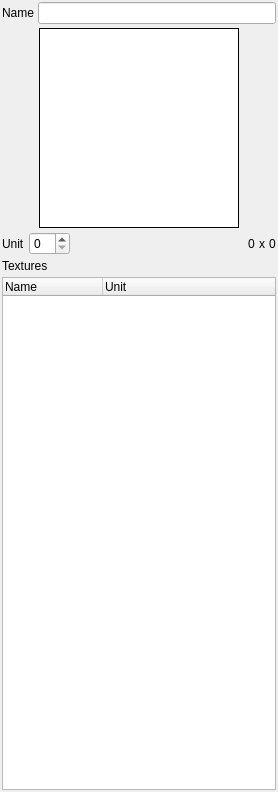
<?xml version="1.0" encoding="UTF-8"?>
<ui version="4.0">
 <class>StateSetPanel</class>
 <widget class="QWidget" name="StateSetPanel">
  <property name="geometry">
   <rect>
    <x>0</x>
    <y>0</y>
    <width>278</width>
    <height>792</height>
   </rect>
  </property>
  <property name="windowTitle">
   <string>Form</string>
  </property>
  <layout class="QVBoxLayout" name="verticalLayout">
   <property name="spacing">
    <number>4</number>
   </property>
   <property name="margin">
    <number>2</number>
   </property>
   <item>
    <layout class="QHBoxLayout" name="horizontalLayout">
     <property name="spacing">
      <number>4</number>
     </property>
     <property name="topMargin">
      <number>0</number>
     </property>
     <item>
      <widget class="QLabel" name="label">
       <property name="text">
        <string>Name</string>
       </property>
      </widget>
     </item>
     <item>
      <widget class="QLineEdit" name="mName"/>
     </item>
    </layout>
   </item>
   <item>
    <layout class="QHBoxLayout" name="horizontalLayout_2">
     <property name="spacing">
      <number>4</number>
     </property>
     <property name="topMargin">
      <number>0</number>
     </property>
     <item>
      <spacer name="horizontalSpacer_2">
       <property name="orientation">
        <enum>Qt::Horizontal</enum>
       </property>
       <property name="sizeHint" stdset="0">
        <size>
         <width>40</width>
         <height>20</height>
        </size>
       </property>
      </spacer>
     </item>
     <item>
      <widget class="QLabel" name="mPreview">
       <property name="sizePolicy">
        <sizepolicy hsizetype="Maximum" vsizetype="Maximum">
         <horstretch>0</horstretch>
         <verstretch>0</verstretch>
        </sizepolicy>
       </property>
       <property name="minimumSize">
        <size>
         <width>200</width>
         <height>200</height>
        </size>
       </property>
       <property name="maximumSize">
        <size>
         <width>200</width>
         <height>200</height>
        </size>
       </property>
       <property name="palette">
        <palette>
         <active>
          <colorrole role="WindowText">
           <brush brushstyle="SolidPattern">
            <color alpha="255">
             <red>0</red>
             <green>0</green>
             <blue>0</blue>
            </color>
           </brush>
          </colorrole>
          <colorrole role="Button">
           <brush brushstyle="SolidPattern">
            <color alpha="255">
             <red>255</red>
             <green>255</green>
             <blue>255</blue>
            </color>
           </brush>
          </colorrole>
          <colorrole role="Light">
           <brush brushstyle="SolidPattern">
            <color alpha="255">
             <red>255</red>
             <green>255</green>
             <blue>255</blue>
            </color>
           </brush>
          </colorrole>
          <colorrole role="Midlight">
           <brush brushstyle="SolidPattern">
            <color alpha="255">
             <red>255</red>
             <green>255</green>
             <blue>255</blue>
            </color>
           </brush>
          </colorrole>
          <colorrole role="Dark">
           <brush brushstyle="SolidPattern">
            <color alpha="255">
             <red>127</red>
             <green>127</green>
             <blue>127</blue>
            </color>
           </brush>
          </colorrole>
          <colorrole role="Mid">
           <brush brushstyle="SolidPattern">
            <color alpha="255">
             <red>170</red>
             <green>170</green>
             <blue>170</blue>
            </color>
           </brush>
          </colorrole>
          <colorrole role="Text">
           <brush brushstyle="SolidPattern">
            <color alpha="255">
             <red>0</red>
             <green>0</green>
             <blue>0</blue>
            </color>
           </brush>
          </colorrole>
          <colorrole role="BrightText">
           <brush brushstyle="SolidPattern">
            <color alpha="255">
             <red>255</red>
             <green>255</green>
             <blue>255</blue>
            </color>
           </brush>
          </colorrole>
          <colorrole role="ButtonText">
           <brush brushstyle="SolidPattern">
            <color alpha="255">
             <red>0</red>
             <green>0</green>
             <blue>0</blue>
            </color>
           </brush>
          </colorrole>
          <colorrole role="Base">
           <brush brushstyle="SolidPattern">
            <color alpha="255">
             <red>255</red>
             <green>255</green>
             <blue>255</blue>
            </color>
           </brush>
          </colorrole>
          <colorrole role="Window">
           <brush brushstyle="SolidPattern">
            <color alpha="255">
             <red>255</red>
             <green>255</green>
             <blue>255</blue>
            </color>
           </brush>
          </colorrole>
          <colorrole role="Shadow">
           <brush brushstyle="SolidPattern">
            <color alpha="255">
             <red>0</red>
             <green>0</green>
             <blue>0</blue>
            </color>
           </brush>
          </colorrole>
          <colorrole role="AlternateBase">
           <brush brushstyle="SolidPattern">
            <color alpha="255">
             <red>255</red>
             <green>255</green>
             <blue>255</blue>
            </color>
           </brush>
          </colorrole>
          <colorrole role="ToolTipBase">
           <brush brushstyle="SolidPattern">
            <color alpha="255">
             <red>255</red>
             <green>255</green>
             <blue>220</blue>
            </color>
           </brush>
          </colorrole>
          <colorrole role="ToolTipText">
           <brush brushstyle="SolidPattern">
            <color alpha="255">
             <red>0</red>
             <green>0</green>
             <blue>0</blue>
            </color>
           </brush>
          </colorrole>
         </active>
         <inactive>
          <colorrole role="WindowText">
           <brush brushstyle="SolidPattern">
            <color alpha="255">
             <red>0</red>
             <green>0</green>
             <blue>0</blue>
            </color>
           </brush>
          </colorrole>
          <colorrole role="Button">
           <brush brushstyle="SolidPattern">
            <color alpha="255">
             <red>255</red>
             <green>255</green>
             <blue>255</blue>
            </color>
           </brush>
          </colorrole>
          <colorrole role="Light">
           <brush brushstyle="SolidPattern">
            <color alpha="255">
             <red>255</red>
             <green>255</green>
             <blue>255</blue>
            </color>
           </brush>
          </colorrole>
          <colorrole role="Midlight">
           <brush brushstyle="SolidPattern">
            <color alpha="255">
             <red>255</red>
             <green>255</green>
             <blue>255</blue>
            </color>
           </brush>
          </colorrole>
          <colorrole role="Dark">
           <brush brushstyle="SolidPattern">
            <color alpha="255">
             <red>127</red>
             <green>127</green>
             <blue>127</blue>
            </color>
           </brush>
          </colorrole>
          <colorrole role="Mid">
           <brush brushstyle="SolidPattern">
            <color alpha="255">
             <red>170</red>
             <green>170</green>
             <blue>170</blue>
            </color>
           </brush>
          </colorrole>
          <colorrole role="Text">
           <brush brushstyle="SolidPattern">
            <color alpha="255">
             <red>0</red>
             <green>0</green>
             <blue>0</blue>
            </color>
           </brush>
          </colorrole>
          <colorrole role="BrightText">
           <brush brushstyle="SolidPattern">
            <color alpha="255">
             <red>255</red>
             <green>255</green>
             <blue>255</blue>
            </color>
           </brush>
          </colorrole>
          <colorrole role="ButtonText">
           <brush brushstyle="SolidPattern">
            <color alpha="255">
             <red>0</red>
             <green>0</green>
             <blue>0</blue>
            </color>
           </brush>
          </colorrole>
          <colorrole role="Base">
           <brush brushstyle="SolidPattern">
            <color alpha="255">
             <red>255</red>
             <green>255</green>
             <blue>255</blue>
            </color>
           </brush>
          </colorrole>
          <colorrole role="Window">
           <brush brushstyle="SolidPattern">
            <color alpha="255">
             <red>255</red>
             <green>255</green>
             <blue>255</blue>
            </color>
           </brush>
          </colorrole>
          <colorrole role="Shadow">
           <brush brushstyle="SolidPattern">
            <color alpha="255">
             <red>0</red>
             <green>0</green>
             <blue>0</blue>
            </color>
           </brush>
          </colorrole>
          <colorrole role="AlternateBase">
           <brush brushstyle="SolidPattern">
            <color alpha="255">
             <red>255</red>
             <green>255</green>
             <blue>255</blue>
            </color>
           </brush>
          </colorrole>
          <colorrole role="ToolTipBase">
           <brush brushstyle="SolidPattern">
            <color alpha="255">
             <red>255</red>
             <green>255</green>
             <blue>220</blue>
            </color>
           </brush>
          </colorrole>
          <colorrole role="ToolTipText">
           <brush brushstyle="SolidPattern">
            <color alpha="255">
             <red>0</red>
             <green>0</green>
             <blue>0</blue>
            </color>
           </brush>
          </colorrole>
         </inactive>
         <disabled>
          <colorrole role="WindowText">
           <brush brushstyle="SolidPattern">
            <color alpha="255">
             <red>127</red>
             <green>127</green>
             <blue>127</blue>
            </color>
           </brush>
          </colorrole>
          <colorrole role="Button">
           <brush brushstyle="SolidPattern">
            <color alpha="255">
             <red>255</red>
             <green>255</green>
             <blue>255</blue>
            </color>
           </brush>
          </colorrole>
          <colorrole role="Light">
           <brush brushstyle="SolidPattern">
            <color alpha="255">
             <red>255</red>
             <green>255</green>
             <blue>255</blue>
            </color>
           </brush>
          </colorrole>
          <colorrole role="Midlight">
           <brush brushstyle="SolidPattern">
            <color alpha="255">
             <red>255</red>
             <green>255</green>
             <blue>255</blue>
            </color>
           </brush>
          </colorrole>
          <colorrole role="Dark">
           <brush brushstyle="SolidPattern">
            <color alpha="255">
             <red>127</red>
             <green>127</green>
             <blue>127</blue>
            </color>
           </brush>
          </colorrole>
          <colorrole role="Mid">
           <brush brushstyle="SolidPattern">
            <color alpha="255">
             <red>170</red>
             <green>170</green>
             <blue>170</blue>
            </color>
           </brush>
          </colorrole>
          <colorrole role="Text">
           <brush brushstyle="SolidPattern">
            <color alpha="255">
             <red>127</red>
             <green>127</green>
             <blue>127</blue>
            </color>
           </brush>
          </colorrole>
          <colorrole role="BrightText">
           <brush brushstyle="SolidPattern">
            <color alpha="255">
             <red>255</red>
             <green>255</green>
             <blue>255</blue>
            </color>
           </brush>
          </colorrole>
          <colorrole role="ButtonText">
           <brush brushstyle="SolidPattern">
            <color alpha="255">
             <red>127</red>
             <green>127</green>
             <blue>127</blue>
            </color>
           </brush>
          </colorrole>
          <colorrole role="Base">
           <brush brushstyle="SolidPattern">
            <color alpha="255">
             <red>255</red>
             <green>255</green>
             <blue>255</blue>
            </color>
           </brush>
          </colorrole>
          <colorrole role="Window">
           <brush brushstyle="SolidPattern">
            <color alpha="255">
             <red>255</red>
             <green>255</green>
             <blue>255</blue>
            </color>
           </brush>
          </colorrole>
          <colorrole role="Shadow">
           <brush brushstyle="SolidPattern">
            <color alpha="255">
             <red>0</red>
             <green>0</green>
             <blue>0</blue>
            </color>
           </brush>
          </colorrole>
          <colorrole role="AlternateBase">
           <brush brushstyle="SolidPattern">
            <color alpha="255">
             <red>255</red>
             <green>255</green>
             <blue>255</blue>
            </color>
           </brush>
          </colorrole>
          <colorrole role="ToolTipBase">
           <brush brushstyle="SolidPattern">
            <color alpha="255">
             <red>255</red>
             <green>255</green>
             <blue>220</blue>
            </color>
           </brush>
          </colorrole>
          <colorrole role="ToolTipText">
           <brush brushstyle="SolidPattern">
            <color alpha="255">
             <red>0</red>
             <green>0</green>
             <blue>0</blue>
            </color>
           </brush>
          </colorrole>
         </disabled>
        </palette>
       </property>
       <property name="autoFillBackground">
        <bool>true</bool>
       </property>
       <property name="frameShape">
        <enum>QFrame::Box</enum>
       </property>
       <property name="text">
        <string/>
       </property>
       <property name="scaledContents">
        <bool>true</bool>
       </property>
      </widget>
     </item>
     <item>
      <spacer name="horizontalSpacer">
       <property name="orientation">
        <enum>Qt::Horizontal</enum>
       </property>
       <property name="sizeHint" stdset="0">
        <size>
         <width>40</width>
         <height>20</height>
        </size>
       </property>
      </spacer>
     </item>
    </layout>
   </item>
   <item>
    <layout class="QHBoxLayout" name="horizontalLayout_3">
     <property name="spacing">
      <number>4</number>
     </property>
     <property name="topMargin">
      <number>0</number>
     </property>
     <item>
      <widget class="QLabel" name="label_3">
       <property name="text">
        <string>Unit</string>
       </property>
      </widget>
     </item>
     <item>
      <layout class="QVBoxLayout" name="verticalLayout_3">
       <property name="spacing">
        <number>4</number>
       </property>
       <property name="leftMargin">
        <number>0</number>
       </property>
       <item>
        <widget class="QSpinBox" name="mTexUnit">
         <property name="toolTip">
          <string>Texture Unit</string>
         </property>
         <property name="maximum">
          <number>31</number>
         </property>
        </widget>
       </item>
      </layout>
     </item>
     <item>
      <spacer name="horizontalSpacer_4">
       <property name="orientation">
        <enum>Qt::Horizontal</enum>
       </property>
       <property name="sizeHint" stdset="0">
        <size>
         <width>40</width>
         <height>20</height>
        </size>
       </property>
      </spacer>
     </item>
     <item>
      <widget class="QLabel" name="mWidth">
       <property name="text">
        <string>0</string>
       </property>
      </widget>
     </item>
     <item>
      <widget class="QLabel" name="label_4">
       <property name="text">
        <string>x</string>
       </property>
      </widget>
     </item>
     <item>
      <widget class="QLabel" name="mHeight">
       <property name="text">
        <string>0</string>
       </property>
      </widget>
     </item>
    </layout>
   </item>
   <item>
    <widget class="QLabel" name="label_2">
     <property name="text">
      <string>Textures</string>
     </property>
    </widget>
   </item>
   <item>
    <widget class="QTreeWidget" name="mListTextures">
     <property name="acceptDrops">
      <bool>true</bool>
     </property>
     <property name="dragDropMode">
      <enum>QAbstractItemView::DragDrop</enum>
     </property>
     <property name="defaultDropAction">
      <enum>Qt::MoveAction</enum>
     </property>
     <property name="columnCount">
      <number>2</number>
     </property>
     <column>
      <property name="text">
       <string>Name</string>
      </property>
     </column>
     <column>
      <property name="text">
       <string>Unit</string>
      </property>
     </column>
    </widget>
   </item>
  </layout>
 </widget>
 <resources/>
 <connections/>
</ui>
